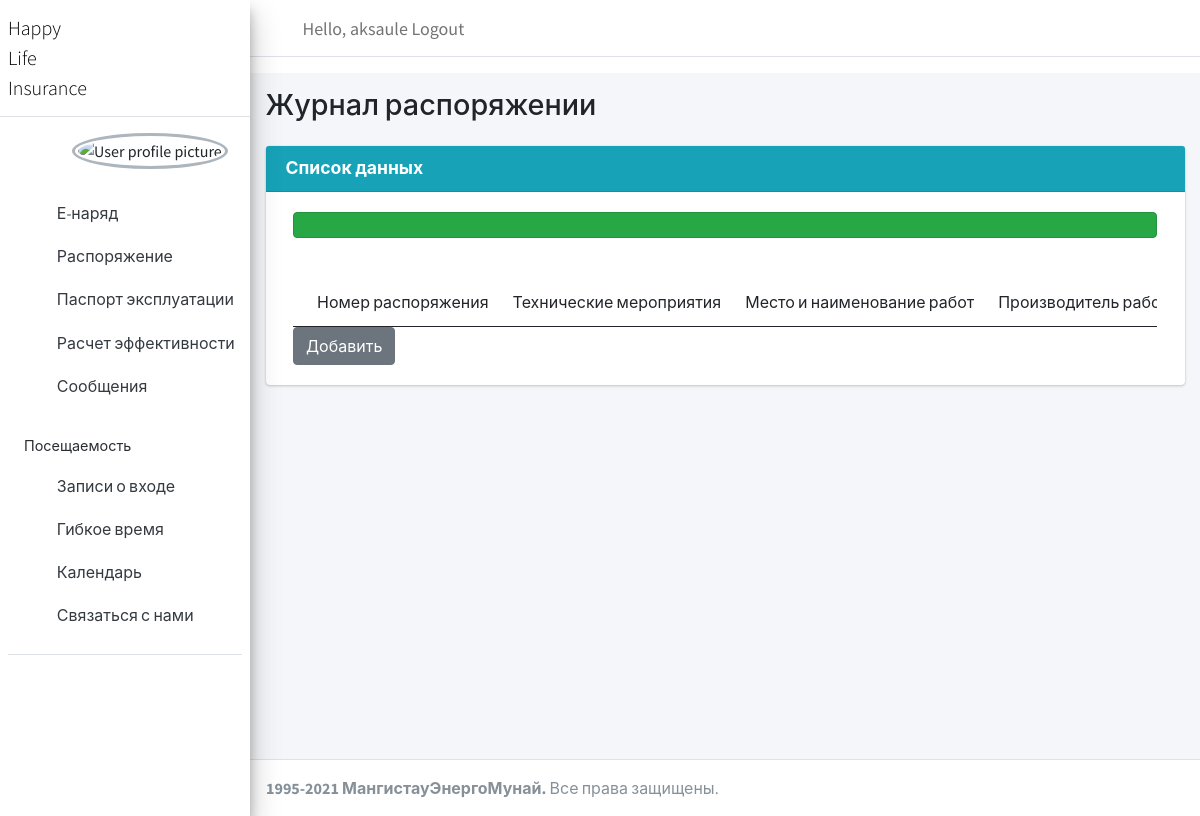
The page /order_index/ (signed in) on the database as committed earlier.
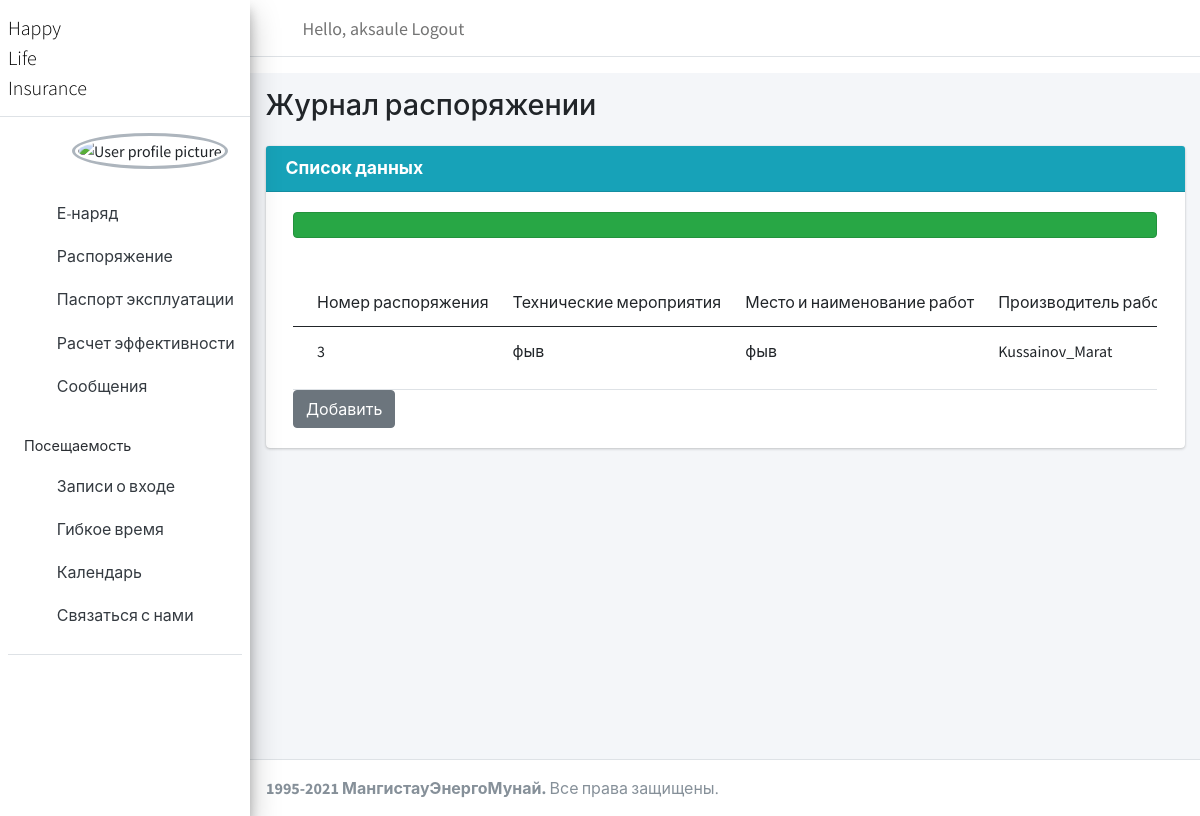
The same page on the database as committed later.
### a_page/models.py (models this page shows)
class Order(models.Model):
    number_naryad = models.IntegerField()
    technical_activities = models.CharField(max_length=200, null=True)
    place_name_work = models.CharField(max_length=200, null=True)
    work_supervisor = models.ForeignKey(Work_supervisor, null=True, on_delete=models.SET_NULL)
    team_members = models.ManyToManyField(Team_members)
    person_give_naryad =  models.ForeignKey(Employee, null=True, on_delete=models.SET_NULL)
    started_work = models.DateField()
    work_done = models.DateField()

class Work_supervisor(models.Model):
    username = models.ForeignKey(Employee, null=True, on_delete=models.SET_NULL)
    def __str__(self):
        return "%s" % (self.username)

class Employee(models.Model):
    user = models.OneToOneField(User, null=True, on_delete=models.CASCADE)
    username = models.CharField(max_length=200, null=True)
    password = models.CharField(max_length=200, null=True)
    name = models.CharField(max_length=200, null=True)
    surname = models.CharField(max_length=200, null=True)
    profile_pic = models.ImageField(null=True, blank=True)
    position = models.CharField(max_length=200, null=True)
    def __str__(self):
        return self.username

### a_page/views.py (the view)
# urls.py: path('order_index/', views.order_index, name='order_i'),
@login_required(login_url='login')
def order_index(request):
    orders = Order.objects.all()
    context={'orders':orders}
    return render(request, 'order/order_index.html', context)

### a_page/templates/order/order_index.html (shortened to what this page needs)
{% extends 'main.html' %}
{% load static %}
{% block content %}
<div class="wrapper">
  <div class="content-wrapper">
    <section class="content-header">
      <div class="container-fluid">
        <div class="row mb-2">
          <div class="col-sm-6">
            <h1>Журнал распоряжении</h1>
          </div>
        </div>
      </div>
    </section>
    <section class="content">
      <div class="container-fluid">
          <div class="card card-info">
              <div class="card-header">
              <h3 class="card-title"><b>Список данных</b></h3>
              </div>
              <section class="content">
              <div class="container-fluid">
                <div class="card-body">
                  <div class="uper">
                    <div class="alert alert-success">
                    </div><br />
                    <div class="card-body table-responsive p-0">
                    <table class="table table-hover text-nowrap">
                      <thead>
                          <tr>
                            <td>Номер распоряжения</td>
                            <td>Технические мероприятия</td>
                            <td>Место и наименование работ</td>
                            <td>Производитель работ или наблюдающий (фамилия, инициалы, группа)</td>
                          </tr>
                      </thead>
                      <tbody>
                        {% for order in orders %}
                          <tr>
                              <td>{{order.number_naryad}}</td>
                              <td>{{order.technical_activities}}</td>
                              <td>{{order.place_name_work}}</td>
                              <td>{{order.work_supervisor}}</td>
                          </tr>
                          {% endfor %}
                      </tbody>
                    </table>
                    </div>
                    <td><a href="{% url 'order_a' %}" class="btn btn-secondary">Добавить</a></td>
                  </div>
              </div>
            </div>
          </div>
      </div>
    </section>
  </div>
</div>
  {% endblock %}

### a_page/templates/main.html (shortened to what this page needs)
{% load static %}
<!DOCTYPE html>
<html lang="en">
<head>
    <link href="https://cdn.jsdelivr.net/npm/bootstrap@5.0.0-beta2/dist/css/bootstrap.min.css" rel="stylesheet">
    <link rel="stylesheet" href="{% static '/css/bootstrap.css' %}">
  <link rel="stylesheet" type="text/css" href="{% static '/plugins/fontawesome-free/css/all.min.css' %}">
  <link rel="stylesheet" href="{% static '/plugins/fullcalendar/main.css' %}" />
  <link rel="stylesheet" href="{% static '/plugins/daterangepicker/daterangepicker.css' %}">
  <link rel="stylesheet" type="text/css" href="{% static '/plugins/tempusdominus-bootstrap-4/css/tempusdominus-bootstrap-4.min.css' %}">
  <link rel="stylesheet" type="text/css" href="{% static '/plugins/icheck-bootstrap/icheck-bootstrap.min.css' %}">
  <link rel="stylesheet" type="text/css" href="{% static '/plugins/jqvmap/jqvmap.min.css' %}">
  <link rel="stylesheet" type="text/css" href="{% static '/css/adminlte.min.css' %}">
  <link rel="stylesheet" type="text/css" href="{% static '/plugins/overlayScrollbars/css/OverlayScrollbars.min.css' %}">
  <link rel="stylesheet" type="text/css" href="{% static '/plugins/fontawesome-free/css/all.min.css' %}">
  <link rel="stylesheet" type="text/css" href="{% static '/plugins/icheck-bootstrap/icheck-bootstrap.min.css' %}">
  <link rel="stylesheet" type="text/css" href="{% static '/plugins/bootstrap-colorpicker/css/bootstrap-colorpicker.min.css' %}">
  <link rel="stylesheet" type="text/css" href="{% static '/plugins/tempusdominus-bootstrap-4/css/tempusdominus-bootstrap-4.min.css' %}">
  <link rel="stylesheet" type="text/css" href="{% static '/plugins/select2/css/select2.min.css' %}">
  <link rel="stylesheet" type="text/css" href="{% static '/plugins/select2-bootstrap4-theme/select2-bootstrap4.min.css' %}">
  <link rel="stylesheet" type="text/css" href="{% static '/plugins/bootstrap4-duallistbox/bootstrap-duallistbox.min.css' %}">
  <link rel="stylesheet" type="text/css" href="{% static '/plugins/bs-stepper/css/bs-stepper.min.css' %}">
  <link rel="stylesheet" type="text/css" href="{% static '/plugins/dropzone/min/dropzone.min.css' %}">
  <link rel="stylesheet" type="text/css" href="{% static '/css/adminlte.min.css' %}">
  <link rel="stylesheet" href="{% static '/plugins/daterangepicker/daterangepicker.css' %}">
  <link rel="stylesheet" href="{% static '/plugins/summernote/summernote-bs4.min.css' %}">
</head>
<body class="hold-transition sidebar-mini">
    {% include 'sidebar.html' %}
    {% block content %}
    {% endblock %}
</body>
<footer class="main-footer">
  <strong> 1995-2021 МангистауЭнергоМунай.</strong> Все права защищены.
</footer>
</html>

### a_page/templates/sidebar.html (shortened to what this page needs)
{% load static %}
<div class="wrapper">
<nav class="main-header navbar navbar-expand navbar-white navbar-light ">
  <ul class="navbar-nav">
    <li class="nav-item">
      <a class="nav-link" data-widget="pushmenu" href="#" role="button"><i class="fas fa-bars"></i></a>
    </li>
  </ul>
  <div class="topnav-right">
  <span class="hello-msg">
    <span class="hello-msg">Hello, {{request.user}}</span>
    <span><a class="hello-msg" href="{% url 'logOut' %}">Logout</a></span>
  </span>
</div>
</nav>
  <aside class="main-sidebar sidebar-light-primary elevation-4">
    <a href="" class="brand-link">
      <span class="brand-text font-weight-light ">Happy<br>Life<br>Insurance</span>
    </a>
    <div class="sidebar">
              <div class="box box-primary mt-3 pl-3 ml-5">
            <div class="box-body box-profile">
                <img class="profile-user-img img-responsive img-circle" src="{% static 'images/user.jpg' %} " alt="User profile picture" href="#">
          </div>
      </div>
      <div class="user-panel mt-3 pb-3 mb-3 ">
      <nav class="mt-2">
        <ul class="nav nav-pills nav-sidebar flex-column" data-widget="treeview" role="menu" data-accordion="false">
          <li class="nav-item">
            <a href="{% url 'enar' %}" class="nav-link">
              <i class="nav-icon fas fa-tachometer-alt"></i>
              <p>
                Е-наряд
             </p>
            </a>
            </li>
          <li class="nav-item">
            <a href="{% url 'order_i' %}" class="nav-link">
              <i class="nav-icon fas fa-address-book"></i>
              <p>
                Распоряжение
              </p>
            </a>
          </li>
          <li class="nav-item">
            <a href="{% url 'passport_i' %}" class="nav-link">
              <i class="nav-icon fas fa-copy"></i>
              <p>Паспорт эксплуатации
              </p>
            </a>
          </li>
          <li class="nav-item">
            <a href="{% url 'plan_index' %}" class="nav-link">
              <i class="nav-icon fas fa-calculator"></i>
              <p>
                Расчет эффективности
              </p>
            </a>
          </li>
          <li class="nav-item">
            <a href="{% url 'mess_index' %}" class="nav-link">
              <i class="nav-icon fas fa-envelope"></i>
              <p>
                Сообщения
              </p>
            </a>
          </li>
          <li class="nav-header">Посещаемость</li>
           <li class="nav-item">
            <a href="{% url 'gate' %}" class="nav-link">
              <i class="nav-icon fas fa-door-open"></i>
              <p>
                Записи о входе
              </p>
            </a>
          </li>
          <li class="nav-item">
            <a href="{% url 'flexi_time' %}" class="nav-link">
              <i class="nav-icon fas fa-business-time"></i>
              <p>
                Гибкое время
              </p>
            </a>
          </li>
          <li class="nav-item">
            <a href="{% url 'calendar' %}" class="nav-link">
              <i class="nav-icon far fa-calendar-alt"></i>
              <p>
                Календарь
              </p>
            </a>
          </li>
          <li class="nav-item">
            <a href="{% url 'contact' %}" class="nav-link">
              <i class="nav-icon fas fa-cog"></i>
              <p>
                Связаться с нами
              </p>
            </a>
          </li>
          </ul>
      </nav>
    </div>
  </aside>

### a_page/templates/sidebar.html (style rules this page uses)
.hello-msg { font-size: 18px; color: rgba(0, 2, 1, 0.548); text-align: right; }
.topnav-right { float: right; }

Rows that differ between the two databases and show on the page:
added Order: number_naryad "3", technical_activities "фыв", place_name_work "фыв", work_supervisor "Kussainov_Marat"
